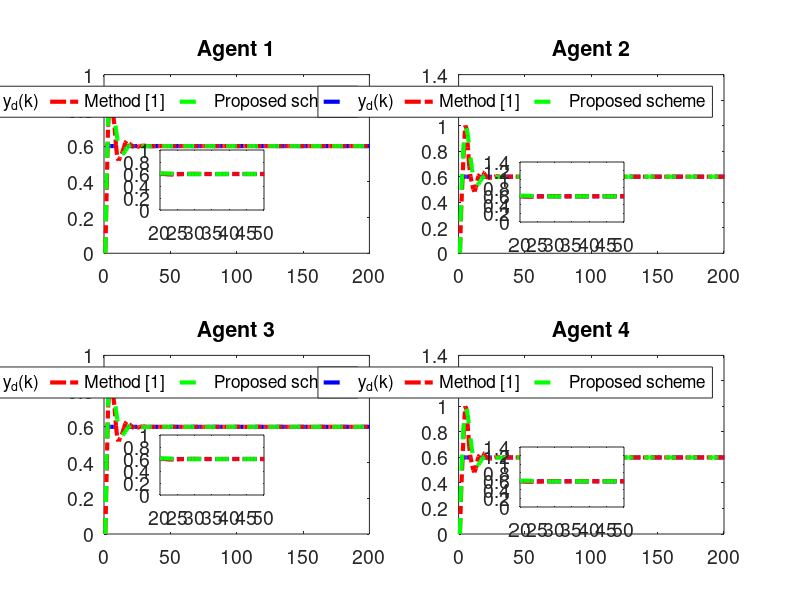

This chart was generated by the following MATLAB code:
clc; clear;

% Common Parameters
rho = 7.5;            % Gain for control response
eta = 1;              % Adaptive update speed
lamda = 350;          % Model-free parameter
mu = 0.005;           % Adaptive parameter
epsilon = 1e-5;       % Stability threshold
alpha = 15;           % Smoothing factor for error dynamics
T = 0.1;              % Sampling time
m = 200;              % Time steps
rT = 1024;            % Sample rate
font_size = 14;

% Method 1 (MFAC + SMC) Parameters
gamma1_m1 = 0.45;     % Control gains
gamma2_m1 = 0.25;
gamma3_m1 = 0.45;
gamma4_m1 = 0.25;
beta_m1 = 10;         % Sliding mode coefficient
sigma_m1 = 95;        % Sliding mode parameter
tau_m1 = 1e-5;        % Damping term
n_m1 = 600;           % Data size for Method 1
a_m1 = 0.5;           % Plant parameter
ff_gain_m1 = 0.45;    % Feedforward gain

% Method 2 (MFAC only) Parameters
gamma1_m2 = 0;        % Disable SMC
gamma2_m2 = 0;
gamma3_m2 = 0;
gamma4_m2 = 0;
n_m2 = 1024;          % Data size for Method 2
a_m2 = 0.71;           % Plant parameter
ff_gain_m2 = 0.35;     % Feedforward gain

% Nonlinearity coefficients (same for both methods)
nonlinearity1 = 0.02;
nonlinearity2 = 0.02;
nonlinearity3 = 0.02;
nonlinearity4 = 0.02;

% Initialization for both methods
phi1_m1 = zeros(m+1,1); phi2_m1 = zeros(m+1,1); phi3_m1 = zeros(m+1,1); phi4_m1 = zeros(m+1,1);
mfa1_m1 = zeros(m+1,1); mfa2_m1 = zeros(m+1,1); mfa3_m1 = zeros(m+1,1); mfa4_m1 = zeros(m+1,1);
sm1_m1 = zeros(m,1); sm2_m1 = zeros(m,1); sm3_m1 = zeros(m,1); sm4_m1 = zeros(m,1);
y1_m1 = zeros(m+1,1); y2_m1 = zeros(m+1,1); y3_m1 = zeros(m+1,1); y4_m1 = zeros(m+1,1);
u1_m1 = zeros(m,1); u2_m1 = zeros(m,1); u3_m1 = zeros(m,1); u4_m1 = zeros(m,1);
xi1_m1 = zeros(m,1); xi2_m1 = zeros(m,1); xi3_m1 = zeros(m,1); xi4_m1 = zeros(m,1);
s1_m1 = zeros(m,1); s2_m1 = zeros(m,1); s3_m1 = zeros(m,1); s4_m1 = zeros(m,1);

phi1_m2 = zeros(m+1,1); phi2_m2 = zeros(m+1,1); phi3_m2 = zeros(m+1,1); phi4_m2 = zeros(m+1,1);
mfa1_m2 = zeros(m+1,1); mfa2_m2 = zeros(m+1,1); mfa3_m2 = zeros(m+1,1); mfa4_m2 = zeros(m+1,1);
y1_m2 = zeros(m+1,1); y2_m2 = zeros(m+1,1); y3_m2 = zeros(m+1,1); y4_m2 = zeros(m+1,1);
u1_m2 = zeros(m,1); u2_m2 = zeros(m,1); u3_m2 = zeros(m,1); u4_m2 = zeros(m,1);
xi1_m2 = zeros(m,1); xi2_m2 = zeros(m,1); xi3_m2 = zeros(m,1); xi4_m2 = zeros(m,1);

yd = zeros(m+1,1);

% Desired signal (Reference trajectory)
for k = 1:m+1
    % yd(k) = 0.6 * sin(0.05 * pi * k) + 0.6 * cos(0.03 * pi * k);
    yd(k) = 0.6; % Time-invariant constant reference signalx
end

% Method 1 (MFAC + SMC) Simulation
for k = 1:m
    % Adaptive Gain update
    if k == 1
        phi1_m1(k) = 1; phi2_m1(k) = 1; phi3_m1(k) = 1; phi4_m1(k) = 1;
    elseif k == 2
        phi1_m1(k) = phi1_m1(k-1) + (eta * u1_m1(k-1) / (mu + u1_m1(k-1)^2)) * (y1_m1(k) - phi1_m1(k-1)*u1_m1(k-1));
        phi2_m1(k) = phi2_m1(k-1) + (eta * u2_m1(k-1) / (mu + u2_m1(k-1)^2)) * (y2_m1(k) - phi2_m1(k-1)*u2_m1(k-1));
        phi3_m1(k) = phi3_m1(k-1) + (eta * u3_m1(k-1) / (mu + u3_m1(k-1)^2)) * (y3_m1(k) - phi3_m1(k-1)*u3_m1(k-1));
        phi4_m1(k) = phi4_m1(k-1) + (eta * u4_m1(k-1) / (mu + u4_m1(k-1)^2)) * (y4_m1(k) - phi4_m1(k-1)*u4_m1(k-1));
    else
        phi1_m1(k) = phi1_m1(k-1) + (eta * (u1_m1(k-1) - u1_m1(k-2)) / (mu + (u1_m1(k-1) - u1_m1(k-2))^2)) * (y1_m1(k) - y1_m1(k-1) - phi1_m1(k-1) * (u1_m1(k-1) - u1_m1(k-2)));
        phi2_m1(k) = phi2_m1(k-1) + (eta * (u2_m1(k-1) - u2_m1(k-2)) / (mu + (u2_m1(k-1) - u2_m1(k-2))^2)) * (y2_m1(k) - y2_m1(k-1) - phi2_m1(k-1) * (u2_m1(k-1) - u2_m1(k-2)));
        phi3_m1(k) = phi3_m1(k-1) + (eta * (u3_m1(k-1) - u3_m1(k-2)) / (mu + (u3_m1(k-1) - u3_m1(k-2))^2)) * (y3_m1(k) - y3_m1(k-1) - phi3_m1(k-1) * (u3_m1(k-1) - u3_m1(k-2)));
        phi4_m1(k) = phi4_m1(k-1) + (eta * (u4_m1(k-1) - u4_m1(k-2)) / (mu + (u4_m1(k-1) - u4_m1(k-2))^2)) * (y4_m1(k) - y4_m1(k-1) - phi4_m1(k-1) * (u4_m1(k-1) - u4_m1(k-2)));
    end

    % Stability protection
    if k > 2 && (abs(phi1_m1(k)) <= epsilon || abs(u1_m1(k-1) - u1_m1(k-2)) <= epsilon || sign(phi1_m1(k)) ~= sign(phi1_m1(1)))
        phi1_m1(k) = phi1_m1(1);
    end
    if k > 2 && (abs(phi2_m1(k)) <= epsilon || abs(u2_m1(k-1) - u2_m1(k-2)) <= epsilon || sign(phi2_m1(k)) ~= sign(phi2_m1(1)))
        phi2_m1(k) = phi2_m1(1);
    end
    if k > 2 && (abs(phi3_m1(k)) <= epsilon || abs(u3_m1(k-1) - u3_m1(k-2)) <= epsilon || sign(phi3_m1(k)) ~= sign(phi3_m1(1)))
        phi3_m1(k) = phi3_m1(1);
    end
    if k > 2 && (abs(phi4_m1(k)) <= epsilon || abs(u4_m1(k-1) - u4_m1(k-2)) <= epsilon || sign(phi4_m1(k)) ~= sign(phi4_m1(1)))
        phi4_m1(k) = phi4_m1(1);
    end

    % Error dynamics
    xi1_m1(k) = yd(k) - 2*y1_m1(k) + y4_m1(k);
    xi2_m1(k) = y1_m1(k) - 2*y2_m1(k) + y3_m1(k);
    xi3_m1(k) = y2_m1(k) + yd(k) - 2*y3_m1(k);
    xi4_m1(k) = y1_m1(k) + y3_m1(k) - 2*y4_m1(k);

    % Sliding surfaces
    if k == 1
        s1_m1(k) = 0; s2_m1(k) = 0; s3_m1(k) = 0; s4_m1(k) = 0;
    else
        s1_m1(k) = alpha * xi1_m1(k) - xi1_m1(k-1);
        s2_m1(k) = alpha * xi2_m1(k) - xi2_m1(k-1);
        s3_m1(k) = alpha * xi3_m1(k) - xi3_m1(k-1);
        s4_m1(k) = alpha * xi4_m1(k) - xi4_m1(k-1);
    end

    % MFAC updates
    if k == 1
        mfa1_m1(k) = 0; mfa2_m1(k) = 0; mfa3_m1(k) = 0; mfa4_m1(k) = 0;
    else
        mfa1_m1(k) = mfa1_m1(k-1) + (rho * phi1_m1(k)) / (lamda + abs(phi1_m1(k)^2)) * xi1_m1(k);
        mfa2_m1(k) = mfa2_m1(k-1) + (rho * phi2_m1(k)) / (lamda + abs(phi2_m1(k)^2)) * xi2_m1(k);
        mfa3_m1(k) = mfa3_m1(k-1) + (rho * phi3_m1(k)) / (lamda + abs(phi3_m1(k)^2)) * xi3_m1(k);
        mfa4_m1(k) = mfa4_m1(k-1) + (rho * phi4_m1(k)) / (lamda + abs(phi4_m1(k)^2)) * xi4_m1(k);
    end

    % SMC updates
    if k == 1
        sm1_m1(k) = 0; sm2_m1(k) = 0; sm3_m1(k) = 0; sm4_m1(k) = 0;
    else
        sm1_m1(k) = sm1_m1(k-1) + (beta_m1 * phi1_m1(k)) / (sigma_m1 + (phi1_m1(k))^2) * ...
            ( (xi1_m1(k) + (y4_m1(k) - y4_m1(k-1)) + (yd(k+1) - yd(k))) / (1 + 1) ...
            - (xi1_m1(k)) / (alpha * 2) + tau_m1 * sign(s1_m1(k)) );
        sm2_m1(k) = sm2_m1(k-1) + (beta_m1 * phi2_m1(k)) / (sigma_m1 + (phi2_m1(k))^2) * ...
            ( (xi2_m1(k) + (y1_m1(k) - y1_m1(k-1)) + (y3_m1(k) - y3_m1(k-1))) / (1 + 1) ...
            - (xi2_m1(k)) / (alpha * 2) + tau_m1 * sign(s2_m1(k)) );
        sm3_m1(k) = sm3_m1(k-1) + (beta_m1 * phi3_m1(k)) / (sigma_m1 + (phi3_m1(k))^2) * ...
            ( (xi3_m1(k) + (y2_m1(k) - y2_m1(k-1)) + (yd(k+1) - yd(k))) / (1 + 1) ...
            - (xi3_m1(k)) / (alpha * 2) + tau_m1 * sign(s3_m1(k)) );
        sm4_m1(k) = sm4_m1(k-1) + (beta_m1 * phi4_m1(k)) / (sigma_m1 + (phi4_m1(k))^2) * ...
            ( (xi4_m1(k) + (y1_m1(k) - y1_m1(k-1)) + (y3_m1(k) - y3_m1(k-1))) / (1 + 1) ...
            - (xi4_m1(k)) / (alpha * 2) + tau_m1 * sign(s4_m1(k)) );
    end

    % Control signal
    if k == 1
        u1_m1(k) = 0; u2_m1(k) = 0; u3_m1(k) = 0; u4_m1(k) = 0;
    else
        u1_m1(k) = mfa1_m1(k) + gamma1_m1 * sm1_m1(k);
        u2_m1(k) = mfa2_m1(k) + gamma2_m1 * sm2_m1(k);
        u3_m1(k) = mfa3_m1(k) + gamma3_m1 * sm3_m1(k);
        u4_m1(k) = mfa4_m1(k) + gamma4_m1 * sm4_m1(k);
    end
    if k == 1
        y1_m1(k) = 0; y2_m1(k) = 0; y3_m1(k) = 0; y4_m1(k) = 0;
    end

    % Plant model update
    b1_m1 = 1.2 * n_m1 / (rT * 0.2);
    b2_m1 = 1.15 * n_m1 / (rT * 0.2);
    b3_m1 = 1.2 * n_m1 / (rT * 0.2);
    b4_m1 = 1.15 * n_m1 / (rT * 0.2);
    y1_m1(k+1) = a_m1 * y1_m1(k) + b1_m1 * u1_m1(k) - nonlinearity1 * y1_m1(k)^3 + ff_gain_m1;
    y2_m1(k+1) = a_m1 * y2_m1(k) + b2_m1 * u2_m1(k) - nonlinearity2 * y2_m1(k)^2 + ff_gain_m1;
    y3_m1(k+1) = a_m1 * y3_m1(k) + b3_m1 * u3_m1(k) - nonlinearity3 * y3_m1(k)^3 + ff_gain_m1;
    y4_m1(k+1) = a_m1 * y4_m1(k) + b4_m1 * u4_m1(k) - nonlinearity4 * y4_m1(k)^2 + ff_gain_m1;
end

% Method 2 (MFAC only) Simulation
for k = 1:m
    % Adaptive Gain update
    if k == 1
        phi1_m2(k) = 3.0; phi2_m2(k) = 3.0; phi3_m2(k) = 3.0; phi4_m2(k) = 3.0;
    elseif k == 2
        phi1_m2(k) = phi1_m2(k-1) + (eta * u1_m2(k-1) / (mu + u1_m2(k-1)^2)) * (y1_m2(k) - phi1_m2(k-1)*u1_m2(k-1));
        phi2_m2(k) = phi2_m2(k-1) + (eta * u2_m2(k-1) / (mu + u2_m2(k-1)^2)) * (y2_m2(k) - phi2_m2(k-1)*u2_m2(k-1));
        phi3_m2(k) = phi3_m2(k-1) + (eta * u3_m2(k-1) / (mu + u3_m2(k-1)^2)) * (y3_m2(k) - phi3_m2(k-1)*u3_m2(k-1));
        phi4_m2(k) = phi4_m2(k-1) + (eta * u4_m2(k-1) / (mu + u4_m2(k-1)^2)) * (y4_m2(k) - phi4_m2(k-1)*u4_m2(k-1));
    else
        phi1_m2(k) = phi1_m2(k-1) + (eta * (u1_m2(k-1) - u1_m2(k-2)) / (mu + (u1_m2(k-1) - u1_m2(k-2))^2)) * (y1_m2(k) - y1_m2(k-1) - phi1_m2(k-1) * (u1_m2(k-1) - u1_m2(k-2)));
        phi2_m2(k) = phi2_m2(k-1) + (eta * (u2_m2(k-1) - u2_m2(k-2)) / (mu + (u2_m2(k-1) - u2_m2(k-2))^2)) * (y2_m2(k) - y2_m2(k-1) - phi2_m2(k-1) * (u2_m2(k-1) - u2_m2(k-2)));
        phi3_m2(k) = phi3_m2(k-1) + (eta * (u3_m2(k-1) - u3_m2(k-2)) / (mu + (u3_m2(k-1) - u3_m2(k-2))^2)) * (y3_m2(k) - y3_m2(k-1) - phi3_m2(k-1) * (u3_m2(k-1) - u3_m2(k-2)));
        phi4_m2(k) = phi4_m2(k-1) + (eta * (u4_m2(k-1) - u4_m2(k-2)) / (mu + (u4_m2(k-1) - u4_m2(k-2))^2)) * (y4_m2(k) - y4_m2(k-1) - phi4_m2(k-1) * (u4_m2(k-1) - u4_m2(k-2)));
    end

    % Stability protection
    if k > 2 && (abs(phi1_m2(k)) <= epsilon || abs(u1_m2(k-1) - u1_m2(k-2)) <= epsilon || sign(phi1_m2(k)) ~= sign(phi1_m2(1)))
        phi1_m2(k) = phi1_m2(1);
    end
    if k > 2 && (abs(phi2_m2(k)) <= epsilon || abs(u2_m2(k-1) - u2_m2(k-2)) <= epsilon || sign(phi2_m2(k)) ~= sign(phi2_m2(1)))
        phi2_m2(k) = phi2_m2(1);
    end
    if k > 2 && (abs(phi3_m2(k)) <= epsilon || abs(u3_m2(k-1) - u3_m2(k-2)) <= epsilon || sign(phi3_m2(k)) ~= sign(phi3_m2(1)))
        phi3_m2(k) = phi3_m2(1);
    end
    if k > 2 && (abs(phi4_m2(k)) <= epsilon || abs(u4_m2(k-1) - u4_m2(k-2)) <= epsilon || sign(phi4_m2(k)) ~= sign(phi4_m2(1)))
        phi4_m2(k) = phi4_m2(1);
    end

    % Error dynamics
    xi1_m2(k) = yd(k) - 2*y1_m2(k) + y4_m2(k);
    xi2_m2(k) = y1_m2(k) - 2*y2_m2(k) + y3_m2(k);
    xi3_m2(k) = y2_m2(k) + yd(k) - 2*y3_m2(k);
    xi4_m2(k) = y1_m2(k) + y3_m2(k) - 2*y4_m2(k);

    % MFAC updates
    if k == 1
        mfa1_m2(k) = 0; mfa2_m2(k) = 0; mfa3_m2(k) = 0; mfa4_m2(k) = 0;
    else
        mfa1_m2(k) = mfa1_m2(k-1) + (rho * phi1_m2(k)) / (lamda + abs(phi1_m2(k)^2)) * xi1_m2(k);
        mfa2_m2(k) = mfa2_m2(k-1) + (rho * phi2_m2(k)) / (lamda + abs(phi2_m2(k)^2)) * xi2_m2(k);
        mfa3_m2(k) = mfa3_m2(k-1) + (rho * phi3_m2(k)) / (lamda + abs(phi3_m2(k)^2)) * xi3_m2(k);
        mfa4_m2(k) = mfa4_m2(k-1) + (rho * phi4_m2(k)) / (lamda + abs(phi4_m2(k)^2)) * xi4_m2(k);
    end

    % Control signal
    if k == 1
        u1_m2(k) = 0; u2_m2(k) = 0; u3_m2(k) = 0; u4_m2(k) = 0;
    else
        u1_m2(k) = mfa1_m2(k);
        u2_m2(k) = mfa2_m2(k);
        u3_m2(k) = mfa3_m2(k);
        u4_m2(k) = mfa4_m2(k);
    end
    if k == 1
        y1_m2(k) = 0; y2_m2(k) = 0; y3_m2(k) = 0; y4_m2(k) = 0;
    end

    % Plant model update
    b1_m2 = 1.2 * n_m2 / (rT * 0.2);
    b2_m2 = 1.15 * n_m2 / (rT * 0.2);
    b3_m2 = 1.2 * n_m2 / (rT * 0.2);
    b4_m2 = 1.15 * n_m2 / (rT * 0.2);
    y1_m2(k+1) = a_m2 * y1_m2(k) + b1_m2 * u1_m2(k) - nonlinearity1 * y1_m2(k)^3 + ff_gain_m2;
    y2_m2(k+1) = a_m2 * y2_m2(k) + b2_m2 * u2_m2(k) - nonlinearity2 * y2_m2(k)^2 + ff_gain_m2;
    y3_m2(k+1) = a_m2 * y3_m2(k) + b3_m2 * u3_m2(k) - nonlinearity3 * y3_m2(k)^3 + ff_gain_m2;
    y4_m2(k+1) = a_m2 * y4_m2(k) + b4_m2 * u4_m2(k) - nonlinearity4 * y4_m2(k)^2 + ff_gain_m2;
end

% Calculate MSE for both methods
mse_xi1_m1 = mean(xi1_m1.^2); mse_xi2_m1 = mean(xi2_m1.^2);
mse_xi3_m1 = mean(xi3_m1.^2); mse_xi4_m1 = mean(xi4_m1.^2);
mse_xi1_m2 = mean(xi1_m2.^2); mse_xi2_m2 = mean(xi2_m2.^2);
mse_xi3_m2 = mean(xi3_m2.^2); mse_xi4_m2 = mean(xi4_m2.^2);

% Print MSE values
fprintf('Method 1 (MFAC + SMC) MSE:\n');
fprintf('xi1: %.10e\n', mse_xi1_m1);
fprintf('xi2: %.10e\n', mse_xi2_m1);
fprintf('xi3: %.10e\n', mse_xi3_m1);
fprintf('xi4: %.10e\n\n', mse_xi4_m1);
fprintf('Method 2 (MFAC only) MSE:\n');
fprintf('xi1: %.10e\n', mse_xi1_m2);
fprintf('xi2: %.10e\n', mse_xi2_m2);
fprintf('xi3: %.10e\n', mse_xi3_m2);
fprintf('xi4: %.10e\n\n', mse_xi4_m2);

% Time vector
t = 1:m+1; t_err = 1:m;

% Plot outputs (y1, y2, y3, y4) for both methods
figure('Position', [100, 100, 1450, 800]);
% zoom_x_start = 90.2; % Start of zoomed x-range
% zoom_x_end = 96.5; % End of zoomed x-range

zoom_x_start = 20; % Start of zoomed x-range
zoom_x_end = 50; % End of zoomed x-range
for i = 1:4
    subplot(2, 2, i);
    plot(t, yd, '--b', 'LineWidth', 3); hold on;
    if i == 1
        plot(t, y1_m2, '-.r', 'LineWidth', 3);
        plot(t, y1_m1, '--g', 'LineWidth', 3);
        
        title('Agent 1'); grid off;
        legend('y_d(k)',  'Method [1]','Proposed scheme','orientation', 'horizontal');
        set(gca, 'FontSize', font_size);
        xlim([0 m]); % X-axis starts from 0
        % ylim([-1.5 4]); % Y-axis limits for Agent 1


        axes('Position', [0.20,0.65,0.13,0.10]);
        box on; hold on;
        plot(t, yd, '-.b', 'LineWidth', 3)
        plot(t, y1_m2, '-.r', 'LineWidth', 3);
        plot(t, y1_m1, '--g', 'LineWidth', 3);
        xlim([zoom_x_start zoom_x_end]);
        % yticks([-0.4,0,0.2]);
        set(gca, 'FontSize', font_size);

        
        
    elseif i == 2
        plot(t, y2_m2, '-.r', 'LineWidth', 3);
        plot(t, y2_m1, '--g', 'LineWidth', 3);


        title('Agent 2'); grid off;
        legend('y_d(k)',  'Method [1]','Proposed scheme','orientation', 'horizontal');
        set(gca, 'FontSize', font_size);
        xlim([0 m]); % X-axis starts from 0
        % ylim([-1.5 4]); % Y-axis limits for Agent 1

        axes('Position', [0.65,0.63,0.13,0.10]);
        box on; hold on;
        plot(t, yd, '-.b', 'LineWidth', 3)
        plot(t, y2_m2, '-.r', 'LineWidth', 3);
        plot(t, y2_m1, '--g', 'LineWidth', 3);
        xlim([zoom_x_start zoom_x_end]);
        % yticks([-0.4,0,0.2]);
        set(gca, 'FontSize', font_size);
    elseif i == 3
        plot(t, y3_m2, '-.r', 'LineWidth', 3);
        plot(t, y3_m1, '--g', 'LineWidth', 3);

        title('Agent 3'); grid off;
        legend('y_d(k)',  'Method [1]','Proposed scheme','orientation', 'horizontal');
        set(gca, 'FontSize', font_size);
        xlim([0 m]); % X-axis starts from 0
        % ylim([-1.5 4]); % Y-axis limits for Agent 1

        axes('Position', [0.20,0.175,0.13,0.10]);
        box on; hold on;
        plot(t, yd, '-.b', 'LineWidth', 3)
        plot(t, y3_m2, '-.r', 'LineWidth', 3);
        plot(t, y3_m1, '--g', 'LineWidth', 3);
        xlim([zoom_x_start zoom_x_end]);
        % yticks([-0.4,0,0.2]);
        set(gca, 'FontSize', font_size);
    else
        plot(t, y4_m2, '-.r', 'LineWidth', 3);
        plot(t, y4_m1, '--g', 'LineWidth', 3);

        title('Agent 4'); grid off;
        legend('y_d(k)',  'Method [1]','Proposed scheme','orientation', 'horizontal');
        set(gca, 'FontSize', font_size);
        xlim([0 m]); % X-axis starts from 0
        % ylim([-1.5 4]); % Y-axis limits for Agent 1

        axes('Position', [0.65,0.155,0.13,0.10]);
        box on; hold on;
        plot(t, yd, '-.b', 'LineWidth', 3)
        plot(t, y4_m2, '-.r', 'LineWidth', 3);
        plot(t, y4_m1, '--g', 'LineWidth', 3);
        xlim([zoom_x_start zoom_x_end]);
        % yticks([-0.4,0,0.2]);
        set(gca, 'FontSize', font_size);
    end
    % grid off;
    % legend('y_d(k)',  'y (MFAC only)','y (MFAC + SMC)', 'Orientation', 'horizontal');
    % set(gca, 'FontSize', font_size);

end

% Plot error dynamics (xi1, xi2, xi3, xi4) for both methods
% figure('Position', [100, 100, 1500, 750]);
% for i = 1:4
%     subplot(2, 2, i);
%     if i == 1
%         plot(t_err, xi1_m1, '-.g', 'LineWidth', 2.5); hold on;
%         plot(t_err, xi1_m2, '-b', 'LineWidth', 2.5);
%         title('Error Dynamics \xi_1(k)');
%     elseif i == 2
%         plot(t_err, xi2_m1, '-.g', 'LineWidth', 2.5); hold on;
%         plot(t_err, xi2_m2, '-b', 'LineWidth', 2.5);
%         title('Error Dynamics \xi_2(k)');
%     elseif i == 3
%         plot(t_err, xi3_m1, '-.g', 'LineWidth', 2.5); hold on;
%         plot(t_err, xi3_m2, '-b', 'LineWidth', 2.5);
%         title('Error Dynamics \xi_3(k)');
%     else
%         plot(t_err, xi4_m1, '-.g', 'LineWidth', 2.5); hold on;
%         plot(t_err, xi4_m2, '-b', 'LineWidth', 2.5);
%         title('Error Dynamics \xi_4(k)');
%     end
%     grid off;
%     legend('\xi (MFAC + SMC)', '\xi (MFAC only)', 'Orientation', 'horizontal');
%     set(gca, 'FontSize', font_size);
%     xlim([0 m]);
%     ylim([-2 5]);
% end